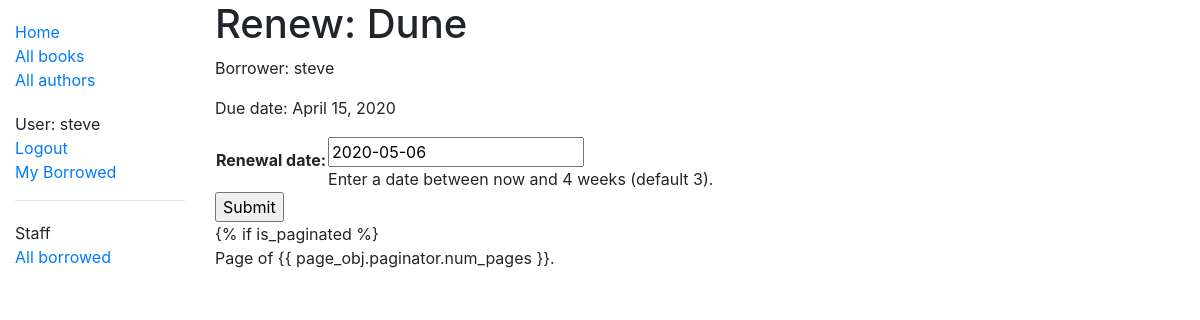
Screenshot of /catalog/book/ea4ccd67-3fe2-4856-aeab-a03c6de44079/renew/ (signed in) with the database file from the repository.
### catalog/models.py (models this page shows, shortened)
class BookInstance(models.Model):
    id = models.UUIDField(primary_key=True, default=uuid.uuid4,
                          help_text="Unique ID for this particular book across whole library")
    book = models.ForeignKey('Book', on_delete=models.SET_NULL, null=True)
    imprint = models.CharField(max_length=200)
    due_back = models.DateField(null=True, blank=True)
    borrower = models.ForeignKey(
        User, on_delete=models.SET_NULL, null=True, blank=True)
    @property
    def is_overdue(self):
        if self.due_back and date.today() > self.due_back:
            return True
        return False
    LOAN_STATUS = (
        ('d', 'Maintenance'),
        ('o', 'On loan'),
        ('a', 'Available'),
        ('r', 'Reserved'),
    )
    status = models.CharField(
        max_length=1,
        choices=LOAN_STATUS,
        blank=True,
        default='d',
        help_text='Book availability')
    class Meta:
        ordering = ['due_back']
        permissions = (("can_mark_returned", "Set book as returned"),)

class Book(models.Model):
    title = models.CharField(max_length=200)
    author = models.ForeignKey('Author', on_delete=models.SET_NULL, null=True)
    summary = models.TextField(
        max_length=1000, help_text="Enter a brief description of the book")
    isbn = models.CharField('ISBN', max_length=13,
                            help_text='13 Character <a href="https://www.isbn-international.org/content/what-isbn'
                                      '">ISBN number</a>')
    genre = models.ManyToManyField(
        Genre, help_text="Select a genre for this book")
    language = models.ForeignKey(
        'Language', on_delete=models.SET_NULL, null=True)
    def display_genre(self):
        """Creates a string for the Genre. This is required to display genre in Admin."""
        return ', '.join([genre.name for genre in self.genre.all()[:3]])
    display_genre.short_description = 'Genre'

### catalog/views.py (the view)
# urls.py: path('book/<uuid:pk>/renew/', views.renew_book_librarian,
@permission_required('catalog.can_mark_returned')
def renew_book_librarian(request, pk):
    book_instance = get_object_or_404(BookInstance, pk=pk)
    if request.method == 'POST':
        form = RenewBookForm(request.POST)
        if form.is_valid():
            book_instance.due_back = form.cleaned_data['renewal_date']
            book_instance.save()
            return HttpResponseRedirect(reverse('all-borrowed'))
    else:
        proposed_renewal_date = datetime.date.today() + datetime.timedelta(weeks=3)
        form = RenewBookForm(initial={'renewal_date': proposed_renewal_date})
    context = {
        'form': form,
        'book_instance': book_instance,
    }
    return render(request, 'catalog/book_renew_librarian.html', context)

### catalog/forms.py (shortened to what this page needs)
class RenewBookForm(forms.Form):
    renewal_date = forms.DateField(
            help_text="Enter a date between now and 4 weeks (default 3).")

### catalog/templates/catalog/book_renew_librarian.html (shortened to what this page needs)
{% extends "base_generic.html" %}
{% block content %}
    <h1>Renew: {{book_instance.book.title}}</h1>
    <p>Borrower: {{book_instance.borrower}}</p>
    <p{% if book_instance.is_overdue %} class="text-danger"{% endif %}>Due date: {{book_instance.due_back}}</p>
    <form action="" method="post">
        <table>
        {{ form.as_table }}
        </table>
        <input type="submit" value="Submit" />
    </form>
{% endblock %}

### catalog/templates/base_generic.html (shortened to what this page needs)
<!DOCTYPE html>
<html lang="en">
  <head>
    <link
      rel="stylesheet"
      href="https://stackpath.bootstrapcdn.com/bootstrap/4.1.3/css/bootstrap.min.css"
    />
    {% load static %}
    <link rel="stylesheet" href="{% static 'css/styles.css' %}" />
  </head>
  <body>
    <div class="container-fluid">
      <div class="row">
        <div class="col-sm-2">
          {% block sidebar %}
          <ul class="sidebar-nav">
            <li><a href="{% url 'index' %}">Home</a></li>
            <li><a href="{% url 'books' %}">All books</a></li>
            <li><a href="{% url 'authors' %}">All authors</a></li>
          </ul>
          <ul class="sidebar-nav">
            {% if user.is_authenticated %}
            <li>User: {{ user.get_username }}</li>
            <li>
              <a href="{% url 'logout'%}?next={{request.path}}">Logout</a>
            </li>
            <li><a href="{% url 'my-borrowed' %}">My Borrowed</a></li>
            {% else %}
            <li><a href="{% url 'login'%}?next={{request.path}}">Login</a></li>
            {% endif %}
          </ul>
          {% if user.is_staff %}
          <hr />
          <ul class="sidebar-nav">
            <li>Staff</li>
            {% if perms.catalog.can_mark_returned %}
            <li><a href="{% url 'all-borrowed' %}">All borrowed</a></li>
            {% endif %}
          </ul>
          {% endif %} {% endblock %}
        </div>
        <div class="col-sm-10">
          {% block content %}{% endblock %} {% block pagination %} {% if
          is_paginated %}
          <div class="pagination">
            <span class="page-links">
              <span class="page-current">
                Page {{ page_obj.number }} of {{ page_obj.paginator.num_pages
                }}.
              </span>
            </span>
          </div>
          {% endblock %}
        </div>
      </div>
    </div>
  </body>
</html>

### catalog/static/css/styles.css (style rules this page uses)
.sidebar-nav { margin-top: 20px; padding: 0; list-style: none; }

### rows the page displays
BookInstance: book "Dune", borrower "steve", due_back "April 15, 2020"

### other values shown
{{ user.get_username }} "steve"
